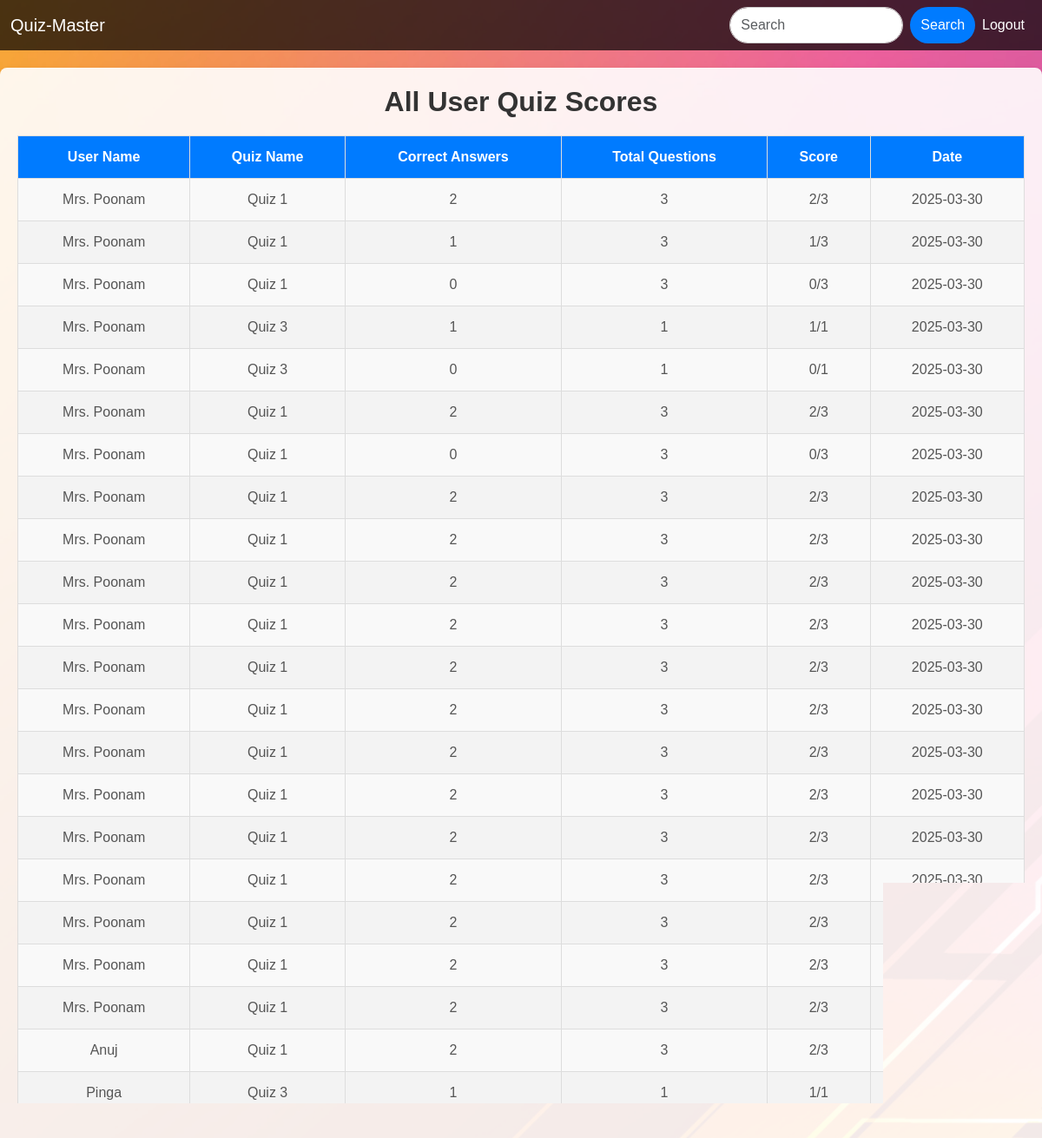
The app's page /admin_scores (signed in), older data.
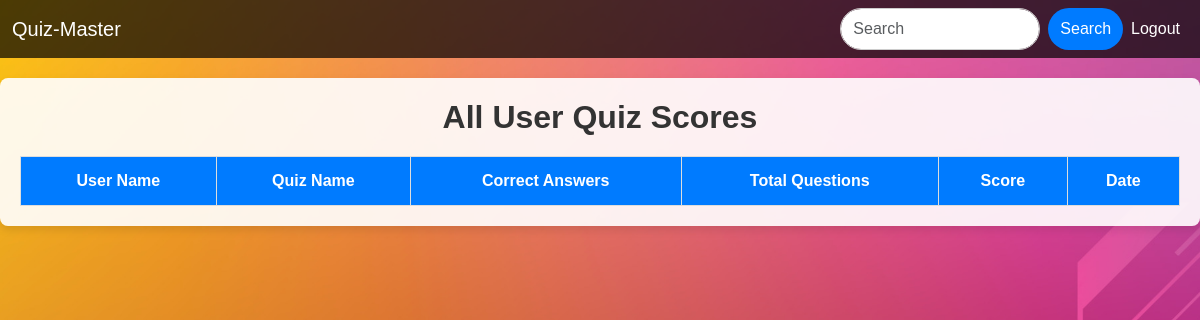
The same page, newer data.
### controller/Models.py (models this page shows)
class QuizAttempt(db.Model):
    __tablename__ = 'quiz_attempts'
    attempt_id = db.Column(db.Integer, primary_key=True)
    user_id = db.Column(db.Integer, db.ForeignKey('user.user_id'), nullable=False)
    quiz_id = db.Column(db.Integer, db.ForeignKey('quiz.quiz_id'), nullable=False)
    score = db.Column(db.Integer, nullable=False)
    total_score = db.Column(db.Integer, nullable=False)
    attempt_date = db.Column(db.DateTime, default=datetime.utcnow)
    user = db.relationship('User', back_populates='user_quiz_attempts', overlaps="quiz_attempts,user_quiz_attempts")
    quiz = db.relationship('Quiz', backref='quiz_attempts', foreign_keys=[quiz_id])

class User(db.Model):
    __tablename__ = 'user'
    user_id = db.Column(db.Integer, primary_key=True)
    user_email = db.Column(db.String(120), unique=True, nullable=False)
    user_passw = db.Column(db.String(120), nullable=False)
    user_name = db.Column(db.String(120), unique=True, nullable=False)
    user_qualification = db.Column(db.String(120), nullable=True)
    user_dob = db.Column(db.String(120), nullable=False)
    user_status = db.Column(db.String(120), nullable=False, default='active')
    user_quiz_attempts = db.relationship('QuizAttempt', back_populates='user', overlaps="quiz_attempts")
    quiz_attempts = db.relationship('QuizAttempt', overlaps="user_quiz_attempts")

class Quiz(db.Model):
    quiz_id = db.Column(db.Integer, primary_key=True)
    chapter_id = db.Column(db.Integer, db.ForeignKey('chapter.chap_id'))
    date_of_quiz = db.Column(db.Date, nullable=False)
    quiz_name = db.Column(db.String(120), unique=False, nullable=False)
    time_duration = db.Column(db.Integer, nullable=False)
    remarks = db.Column(db.String, nullable=True)

### controller/routes.py (the view)
@app.route('/admin_scores')
def admin_scores():
    if 'admin' not in session.get('user_name', None):
        flash('You are not authorized to view this page!')
        return redirect(url_for('home'))
    attempts = QuizAttempt.query.join(User, QuizAttempt.user_id == User.user_id) \
                                .join(Quiz, QuizAttempt.quiz_id == Quiz.quiz_id) \
                                .add_columns(
                                    User.user_name.label('user_name'),
                                    Quiz.quiz_name.label('quiz_name'),
                                    QuizAttempt.score,
                                    QuizAttempt.total_score,
                                    QuizAttempt.attempt_date
                                ).all()
    return render_template('admin_scores.html', attempts=attempts)

### templates/admin_scores.html
{% extends 'base.html' %}
{% block content %}
<div class="table-container">
    <h2 class="table-title">All User Quiz Scores</h2>
    <table class="styled-table">
        <thead>
            <tr>
                <th>User Name</th>
                <th>Quiz Name</th>
                <th>Correct Answers</th>
                <th>Total Questions</th>
                <th>Score</th>
                <th>Date</th>
            </tr>
        </thead>
        <tbody>
            {% for attempt in attempts %}
                <tr>
                    <td>{{ attempt.user_name }}</td>
                    <td>{{ attempt.quiz_name }}</td>
                    <td>{{ attempt.score }}</td>
                    <td>{{ attempt.total_score }}</td>
                    <td>{{ attempt.score }}/{{ attempt.total_score }}</td>
                    <td>{{ attempt.attempt_date.strftime('%Y-%m-%d') }}</td>
                </tr>
            {% endfor %}
        </tbody>
    </table>
</div>
{% endblock %}

Row changes from the older to the newer data that the page shows:
removed QuizAttempt: user_name "Mrs. Poonam", quiz_name "Quiz 1", score "2", total_score "3", attempt_date "2025-03-30"
removed QuizAttempt: user_name "Mrs. Poonam", quiz_name "Quiz 1", score "1", total_score "3", attempt_date "2025-03-30"
removed QuizAttempt: user_name "Mrs. Poonam", quiz_name "Quiz 1", score "0", total_score "3", attempt_date "2025-03-30"
removed QuizAttempt: user_name "Mrs. Poonam", quiz_name "Quiz 3", score "1", total_score "1", attempt_date "2025-03-30"
removed QuizAttempt: user_name "Mrs. Poonam", quiz_name "Quiz 3", score "0", total_score "1", attempt_date "2025-03-30"
removed QuizAttempt: user_name "Mrs. Poonam", quiz_name "Quiz 1", score "2", total_score "3", attempt_date "2025-03-30"
removed QuizAttempt: user_name "Mrs. Poonam", quiz_name "Quiz 1", score "0", total_score "3", attempt_date "2025-03-30"
removed QuizAttempt: user_name "Mrs. Poonam", quiz_name "Quiz 1", score "2", total_score "3", attempt_date "2025-03-30"
removed QuizAttempt: user_name "Mrs. Poonam", quiz_name "Quiz 1", score "2", total_score "3", attempt_date "2025-03-30"
removed QuizAttempt: user_name "Mrs. Poonam", quiz_name "Quiz 1", score "2", total_score "3", attempt_date "2025-03-30"
removed QuizAttempt: user_name "Mrs. Poonam", quiz_name "Quiz 1", score "2", total_score "3", attempt_date "2025-03-30"
removed QuizAttempt: user_name "Mrs. Poonam", quiz_name "Quiz 1", score "2", total_score "3", attempt_date "2025-03-30"
removed QuizAttempt: user_name "Mrs. Poonam", quiz_name "Quiz 1", score "2", total_score "3", attempt_date "2025-03-30"
removed QuizAttempt: user_name "Mrs. Poonam", quiz_name "Quiz 1", score "2", total_score "3", attempt_date "2025-03-30"
removed QuizAttempt: user_name "Mrs. Poonam", quiz_name "Quiz 1", score "2", total_score "3", attempt_date "2025-03-30"
removed QuizAttempt: user_name "Mrs. Poonam", quiz_name "Quiz 1", score "2", total_score "3", attempt_date "2025-03-30"
removed QuizAttempt: user_name "Mrs. Poonam", quiz_name "Quiz 1", score "2", total_score "3", attempt_date "2025-03-30"
removed QuizAttempt: user_name "Mrs. Poonam", quiz_name "Quiz 1", score "2", total_score "3"
removed QuizAttempt: user_name "Mrs. Poonam", quiz_name "Quiz 1", score "2", total_score "3"
removed QuizAttempt: user_name "Mrs. Poonam", quiz_name "Quiz 1", score "2", total_score "3"
removed QuizAttempt: user_name "Anuj", quiz_name "Quiz 1", score "2", total_score "3"
removed QuizAttempt: user_name "Pinga", quiz_name "Quiz 3", score "1", total_score "1"
